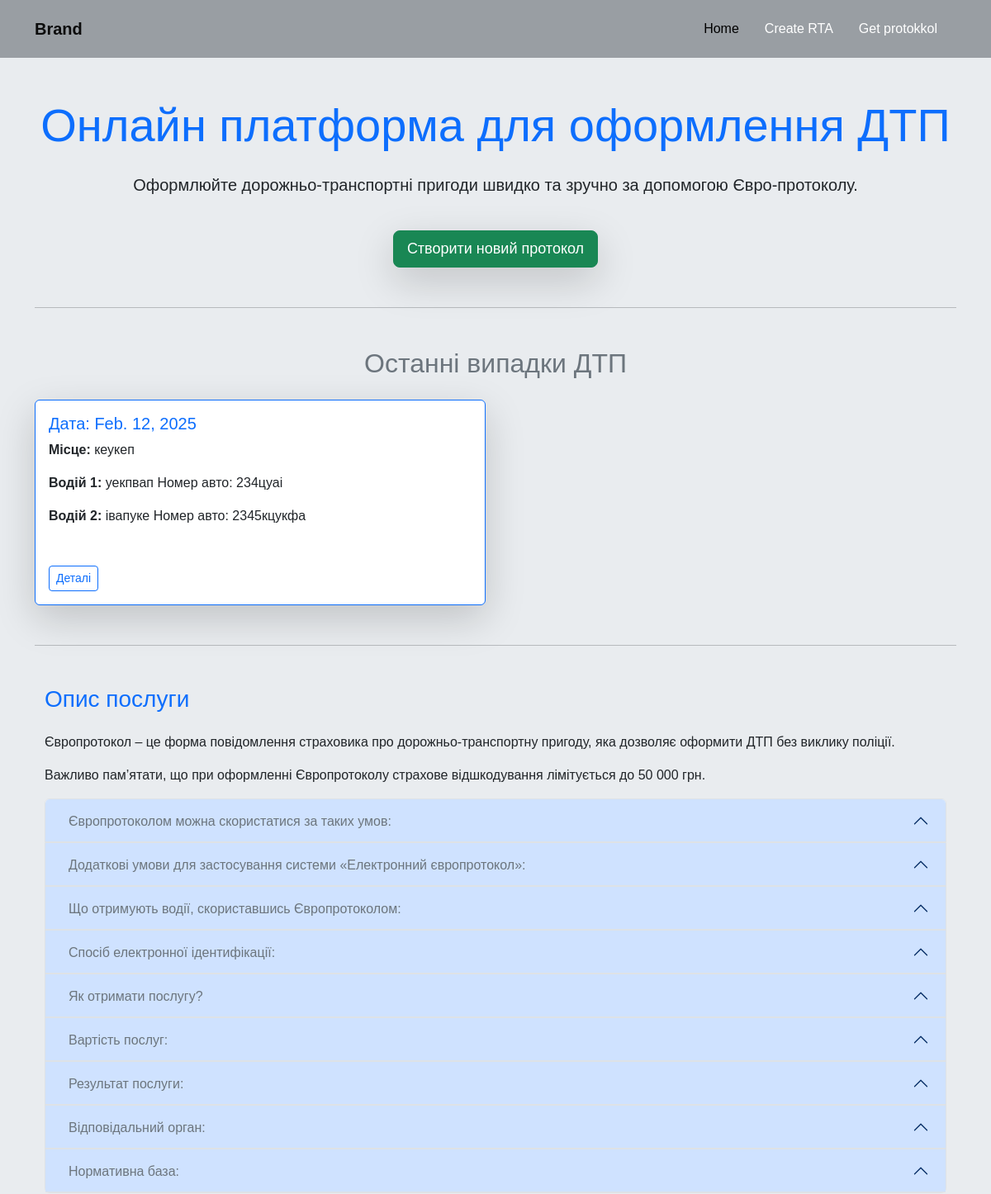
The app's page / (upper part), older data.
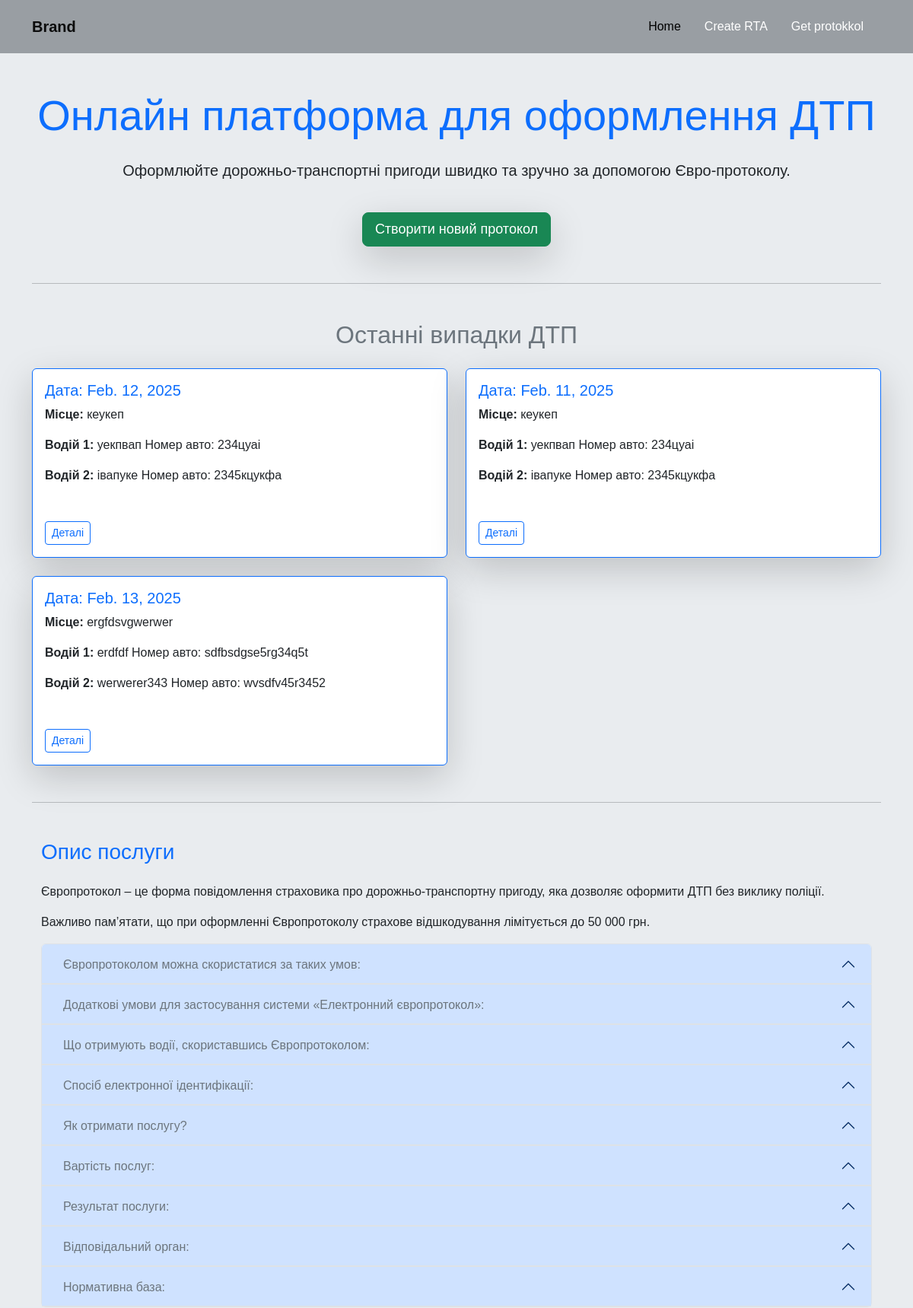
The same page, newer data.
### Project_/models.py (models this page shows, shortened)
class DTP(models.Model):
    date = models.DateField()
    location = models.CharField(max_length=255)
    name_dri1 = models.CharField(max_length=255)
    name_dri2 = models.CharField(max_length=255)
    license_plate1 = models.CharField(max_length=20, null=True)
    license_plate2 = models.CharField(max_length=20, null=True)
    insurance = models.CharField(max_length=255)
    image = models.ImageField(upload_to='dtp_drawings/', null=True, blank=True)  # Додаємо поле для малюнка

### Project_/views.py (the view)
# urls.py: path('', views.home, name='home'),
def home(request):
    print("Функція home викликається!")
    dtp = DTP.objects.all()
    return render(request, 'index.html', {'dtp': dtp})

### templates/index.html (shortened to what the changed rows need)
{% extends 'NavBar.html' %}
{% load static %}
{% block content %}
<div class="container mt-5">
    <div class="text-center">
        <h1 class="display-4 text-primary mb-4">Онлайн платформа для оформлення ДТП</h1>
    </div>
    <h2 class="text-secondary text-center mb-4">Останні випадки ДТП</h2>
    {% if dtp %}
    <div class="row row-cols-1 row-cols-md-2 g-4">
        {% for case in dtp %}
            <div class="col">
                <div class="card border-primary h-100 shadow-lg hover:shadow-2xl transition-transform transform hover:scale-105 duration-300">
                    <div class="card-body">
                        <h5 class="card-title text-primary">Дата: {{ case.date }}</h5>
                        <p class="card-text"><strong>Місце:</strong> {{ case.location }}</p>
                        <p class="card-text"><strong>Водій 1:</strong> {{ case.name_dri1 }} Номер авто: {{ case.license_plate1 }}</p>
                        <p class="card-text"><strong>Водій 2:</strong> {{ case.name_dri2 }} Номер авто: {{ case.license_plate2 }}</p>
                        <br>
                        <a href="{% url 'getId' pk=case.pk %}" class="btn btn-outline-primary btn-sm mt-2"> Деталі</a>
                    </div>
                </div>
            </div>
        {% endfor %}
    </div>
{% else %}
        <p class="text-muted text-center">Немає зареєстрованих випадків ДТП.</p>
    {% endif %}
    <div class="container mt-5">
        <div class="row">
            <div class="col-12">
                <div class="accordion" id="serviceAccordion">
                    <div class="accordion-item">
                        <h2 class="accordion-header" id="headingConditions">
                            <button class="accordion-button text-secondary" type="button" data-bs-toggle="collapse" data-bs-target="#collapseConditions" aria-expanded="true" aria-controls="collapseConditions">
                                Європротоколом можна скористатися за таких умов:
                            </button>
                        </h2>
                    </div>
                    <div class="accordion-item">
                        <h2 class="accordion-header" id="headingAdditionalConditions">
                            <button class="accordion-button text-secondary" type="button" data-bs-toggle="collapse" data-bs-target="#collapseAdditionalConditions" aria-expanded="true" aria-controls="collapseAdditionalConditions">
                                Додаткові умови для застосування системи «Електронний європротокол»:
                            </button>
                        </h2>
                    </div>
                    <div class="accordion-item">
                        <h2 class="accordion-header" id="headingBenefits">
                            <button class="accordion-button text-secondary" type="button" data-bs-toggle="collapse" data-bs-target="#collapseBenefits" aria-expanded="true" aria-controls="collapseBenefits">
                                Що отримують водії, скориставшись Європротоколом:
                            </button>
                        </h2>
                    </div>
                    <div class="accordion-item">
                        <h2 class="accordion-header" id="headingIdentificationMethod">
                            <button class="accordion-button text-secondary" type="button" data-bs-toggle="collapse" data-bs-target="#collapseIdentificationMethod" aria-expanded="true" aria-controls="collapseIdentificationMethod">
                                Спосіб електронної ідентифікації:
                            </button>
                        </h2>
                    </div>
                    <div class="accordion-item">
                        <h2 class="accordion-header" id="headingHowToGet">
                            <button class="accordion-button text-secondary" type="button" data-bs-toggle="collapse" data-bs-target="#collapseHowToGet" aria-expanded="true" aria-controls="collapseHowToGet">
                                Як отримати послугу?
                            </button>
                        </h2>
                    </div>
                    <div class="accordion-item">
                        <h2 class="accordion-header" id="headingCostOfServices">
                            <button class="accordion-button text-secondary" type="button" data-bs-toggle="collapse" data-bs-target="#collapseCostOfServices" aria-expanded="true" aria-controls="collapseCostOfServices">
                                Вартість послуг:
                            </button>
                        </h2>
                    </div>
                    <div class="accordion-item">
                        <h2 class="accordion-header" id="headingServiceResult">
                            <button class="accordion-button text-secondary" type="button" data-bs-toggle="collapse" data-bs-target="#collapseServiceResult" aria-expanded="true" aria-controls="collapseServiceResult">
                                Результат послуги:
                            </button>
                        </h2>
                    </div>
                    <div class="accordion-item">
                        <h2 class="accordion-header" id="headingResponsibleOrgan">
                            <button class="accordion-button text-secondary" type="button" data-bs-toggle="collapse" data-bs-target="#collapseResponsibleOrgan" aria-expanded="true" aria-controls="collapseResponsibleOrgan">
                                Відповідальний орган:
                            </button>
                        </h2>
                    </div>
                    <div class="accordion-item">
                        <h2 class="accordion-header" id="headingNormativeBase">
                            <button class="accordion-button text-secondary" type="button" data-bs-toggle="collapse" data-bs-target="#collapseNormativeBase" aria-expanded="true" aria-controls="collapseNormativeBase">
                                Нормативна база:
                            </button>
                        </h2>
                    </div>
                </div>
            </div>
        </div>
    </div>
</div>
{% endblock %}

Row changes from the older to the newer data that the page shows:
added DTP: date "Feb. 11, 2025", location "кеукеп", name_dri1 "уекпвап", license_plate1 "234цуаі", name_dri2 "івапуке", license_plate2 "2345кцукфа"
added DTP: date "Feb. 13, 2025", location "ergfdsvgwerwer", name_dri1 "erdfdf", license_plate1 "sdfbsdgse5rg34q5t", name_dri2 "werwerer343", license_plate2 "wvsdfv45r3452"
